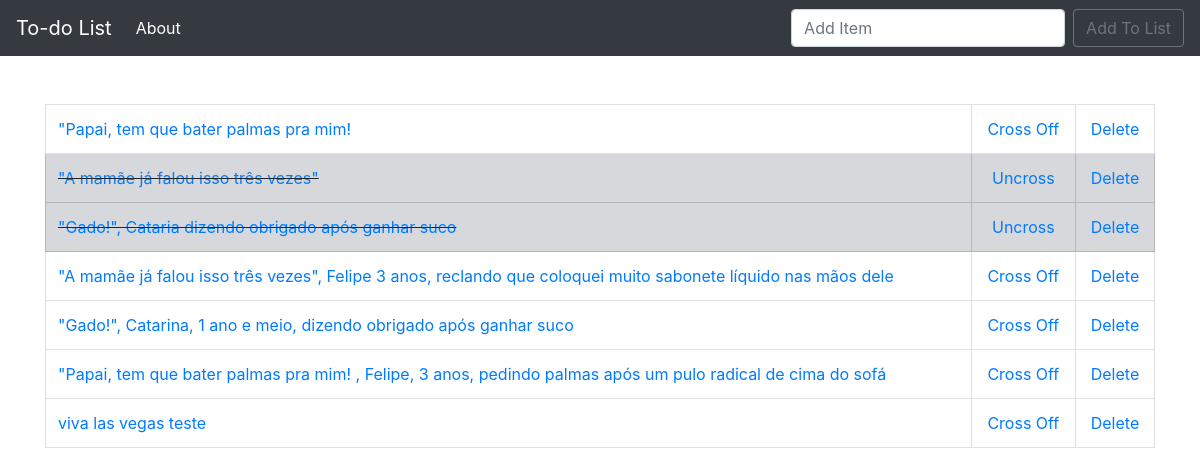
The app's page /, older data.
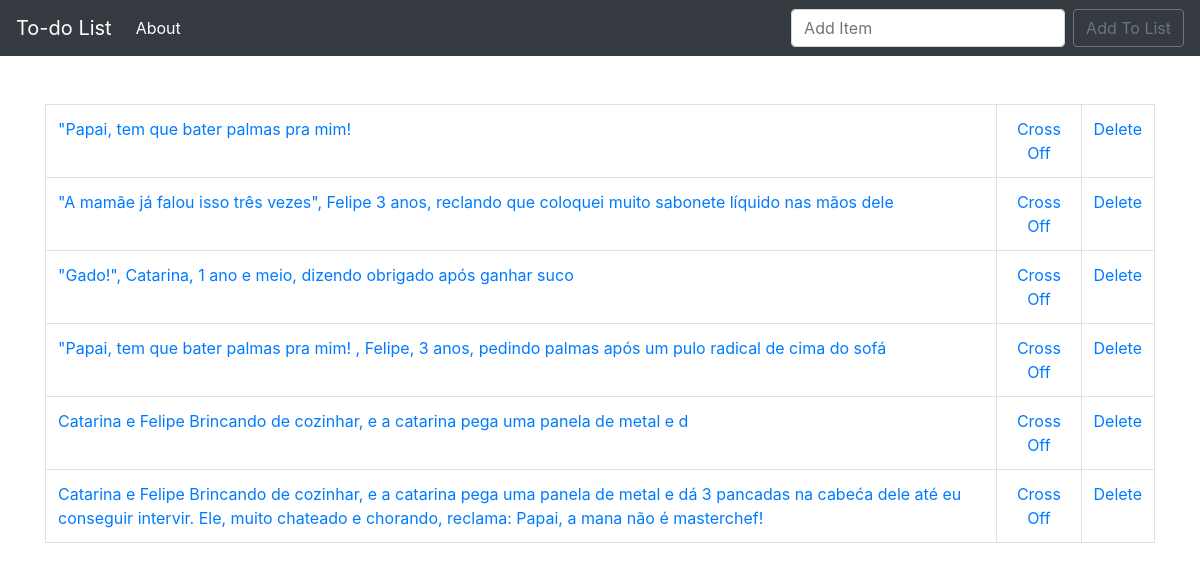
The same page, newer data.
### todo_list/models.py (models this page shows, shortened)
class List(models.Model):
    item = models.CharField(max_length=5000)
    completed = models.BooleanField(default=False)

### todo_list/views.py (the view)
# urls.py: path('', views.home, name='home'),
def home(request):
    if request.method == 'POST':
        form = ListForm(request.POST or None)
        if form.is_valid():
            form.save()
            all_items = List.objects.all
            messages.success(request, ('Item Has Been Added To List!'))
            return render(request, "home.html",{'all_items': all_items})
    else:
        all_items = List.objects.all
        return render (request, "home.html",{'all_items': all_items})

### todo_list/templates/home.html (shortened to what this page needs)
{% extends 'base.html'%}
{% block content %}
<br/>
    {% if all_items %}
    <table class="table table-bordered">
        {% for things in all_items %}
            {% if things.completed %}
                <tr class= "table-secondary">
                    <td class="striker"><a href="{% url 'edit' things.id %}">{{ things.item }}</a></td>
                    <td><center><a href="{% url 'uncross' things.id %}">Uncross</a></center></td>
                    <td><center><a href="{% url 'delete' things.id %}"> Delete</a></center></td>
                </tr>
            {% else %}
                <tr>
                   <td><a href="{% url 'edit' things.id %}">{{ things.item }}</a></td>
                   <td><center><a href="{% url 'cross_off' things.id %}"> Cross Off</a></center></td>
                   <td><center><a href="{% url 'delete' things.id %}"> Delete</a></center></td>
                </tr>
            {% endif %}
        {% endfor %}
    </table>
    {% endif %}
{% endblock %}

Row changes from the older to the newer data that the page shows:
removed List: item "\"A mamãe já falou isso três vezes\""
removed List: item "\"Gado!\", Cataria dizendo obrigado após ganhar suco"
removed List: item "viva las vegas teste"
added List: item "Catarina e Felipe Brincando de cozinhar, e a catarina pega uma panela de metal e d"
added List: item "Catarina e Felipe Brincando de cozinhar, e a catarina pega uma panela de metal e dá 3 pancadas na cabeća dele até eu conseguir intervir. Ele, muito chateado e chorando, reclama: Papai, a mana não é masterchef!"
